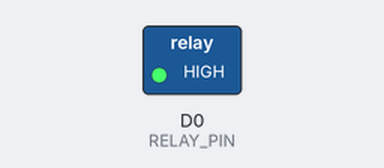
Simulated run of this sketch. Board: ESP8266 (NodeMCU). Shown: switched loads named in the sketch (green lamp = pin HIGH). Dashed ring = blinking.

Above: at 0.5 s.
Timing chart, 0 to 4.6 s (numbered marks = the images above):
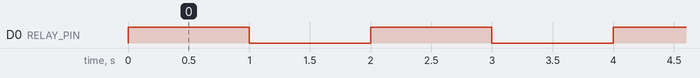

Measured:
- by itself, D0 (RELAY_PIN): alternates HIGH for 1.0 s and LOW for 1.0 s

The sketch:

Relay_Testing.ino
```cpp
#define RELAY_PIN D0  // You can change this pin if needed

void setup() {
  pinMode(RELAY_PIN, OUTPUT);
  digitalWrite(RELAY_PIN, LOW); // Keep relay OFF initially
}

void loop() {
  digitalWrite(RELAY_PIN, HIGH); // Relay ON
  delay(1000);                   // Wait 1 second
  digitalWrite(RELAY_PIN, LOW);  // Relay OFF
  delay(1000);                   // Wait 1 second
}
```
